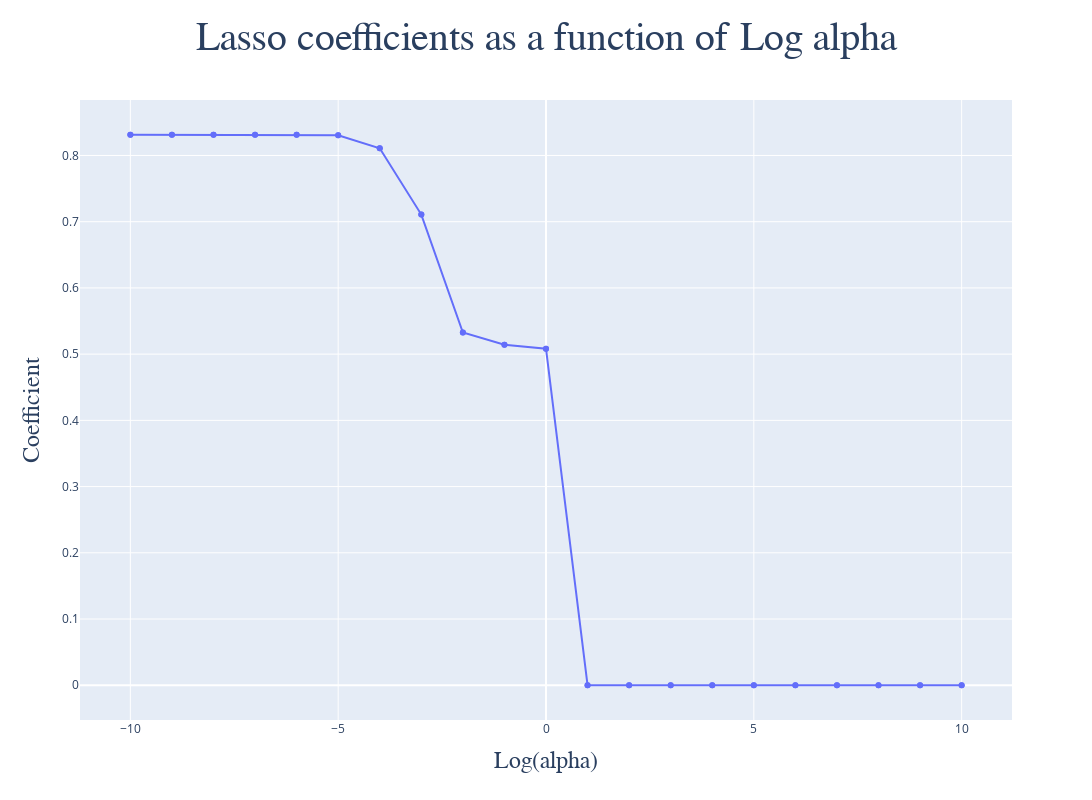

Notebook cell for this chart:
### Code cell
best_lasso = gridlasso.best_estimator_

alphas = np.array(gridlasso.cv_results_['param_alpha'].data, dtype = 'float')
coefs = gridlasso.cv_results_['mean_test_score']

fig = go.Figure()

fig.add_trace(
    go.Scatter(
    x = np.log10(alphas), y = coefs, 
    mode = 'lines+markers'
    )
)

fig.update_layout(
    title = {
        'text': 'Lasso coefficients as a function of Log alpha',
        'font': {
            'size': 40, 'family': 'Gulliver'
        }, 
        'x': 0.5
    }, 
    width = 1200, height = 800,
    xaxis_title = {
        'text': 'Log(alpha)',
        'font': {
            'size': 24, 'family': 'Gulliver'
        }
    }, 
    yaxis_title = {
        'text': 'Coefficient',
        'font': {'size': 24, 'family': 'Gulliver'}
    }, 
)

fig.show()

### Figure 1 — Plotly figure (JSON) as saved in the notebook; plotly's stock layout.template omitted (floating-point values rounded to 4 significant figures)
{"data": [{"mode": "lines+markers", "type": "scatter", "x": [-10, -10, -9, -9, -8, -8, -7, -7, -6, -6, -5, -5, -4, -4, -3, -3, -2, -2, -1, -1, 0, 0, 1, 1, 2, 2, 3, 3, 4, 4, 5, 5, 6, 6, 7, 7, 8, 8, 9, 9, 10, 10], "y": [0.8313, 0.8313, 0.8313, 0.8313, 0.8313, 0.8313, 0.8313, 0.8313, 0.8313, 0.8313, 0.8304, 0.8304, 0.8109, 0.8109, 0.7107, 0.7107, 0.5326, 0.5326, 0.5142, 0.5142, 0.5083, 0.5083, -1.08e-06, -1.08e-06, -1.08e-06, -1.08e-06, -1.08e-06, -1.08e-06, -1.08e-06, -1.08e-06, -1.08e-06, -1.08e-06, -1.08e-06, -1.08e-06, -1.08e-06, -1.08e-06, -1.08e-06, -1.08e-06, -1.08e-06, -1.08e-06, -1.08e-06, -1.08e-06]}], "layout": {"height": 800, "title": {"font": {"family": "Gulliver", "size": 40}, "text": "Lasso coefficients as a function of Log alpha", "x": 0.5}, "width": 1200, "xaxis": {"title": {"font": {"family": "Gulliver", "size": 24}, "text": "Log(alpha)"}}, "yaxis": {"title": {"font": {"family": "Gulliver", "size": 24}, "text": "Coefficient"}}}}
